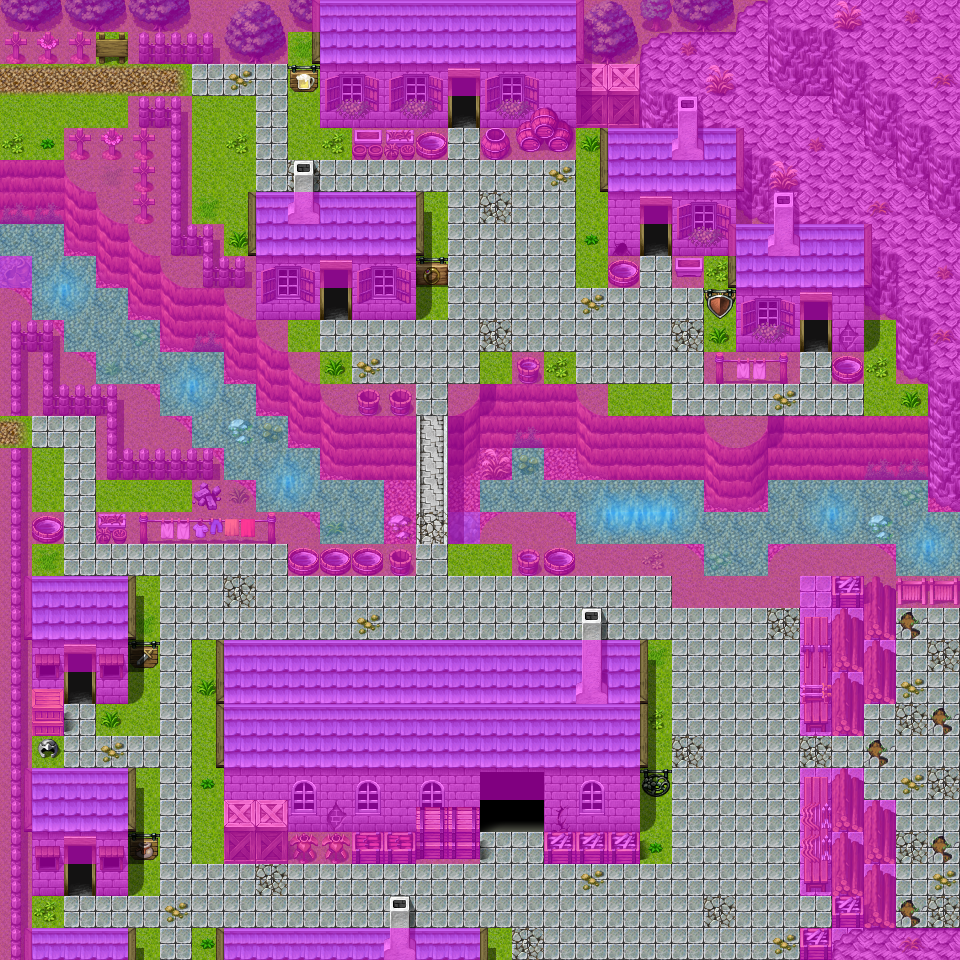

The image is a tile-based game level rendered from a .tmx file. Its description and source (layers, tilesets, objects; grid data summarised) follow:
An orthogonal 30x30 tile map with 32x32 px tiles, 5 tile layers (Ground, Objects_9, Above_3, Top, ...), 6 hidden layers not drawn, 18 tilesets and 33 objects (16x mapchange, 10x spawn, 3x key, 2x replace, script, ...).

<map version="1.0" orientation="orthogonal" width="30" height="30" tilewidth="32" tileheight="32">
    <tileset firstgid="1" name="map_6" tilewidth="32" tileheight="32">
        <image source="../drawable/map_6.png" width="256" height="256" />
    </tileset>
    <tileset firstgid="65" name="map_21" tilewidth="32" tileheight="32">
        <image source="../drawable/map_21.png" width="256" height="256" />
    </tileset>
    <tileset firstgid="129" name="map_0" tilewidth="32" tileheight="32">
        <image source="../drawable/map_0.png" width="256" height="256" />
    </tileset>
    <tileset firstgid="193" name="map_19" tilewidth="32" tileheight="32">
        <image source="../drawable/map_19.png" width="256" height="256" />
    </tileset>
    <tileset firstgid="257" name="map_7" tilewidth="32" tileheight="32">
        <image source="../drawable/map_7.png" width="256" height="256" />
    </tileset>
    <tileset firstgid="321" name="map_4" tilewidth="32" tileheight="32">
        <image source="../drawable/map_4.png" width="256" height="256" />
    </tileset>
    <tileset firstgid="385" name="map_3" tilewidth="32" tileheight="32">
        <image source="../drawable/map_3.png" width="256" height="256" />
    </tileset>
    <tileset firstgid="449" name="map_16" tilewidth="32" tileheight="32">
        <image source="../drawable/map_16.png" width="256" height="256" />
    </tileset>
    <tileset firstgid="513" name="map_5" tilewidth="32" tileheight="32">
        <image source="../drawable/map_5.png" width="256" height="256" />
    </tileset>
    <tileset firstgid="577" name="map_9" tilewidth="32" tileheight="32">
        <image source="../drawable/map_9.png" width="256" height="256" />
    </tileset>
    <tileset firstgid="641" name="map_17" tilewidth="32" tileheight="32">
        <image source="../drawable/map_17.png" width="256" height="256" />
    </tileset>
    <tileset firstgid="705" name="map_1" tilewidth="32" tileheight="32">
        <image source="../drawable/map_1.png" width="256" height="256" />
    </tileset>
    <tileset firstgid="769" name="map_12" tilewidth="32" tileheight="32">
        <image source="../drawable/map_12.png" width="256" height="256" />
    </tileset>
    <tileset firstgid="833" name="map_8" tilewidth="32" tileheight="32">
        <image source="../drawable/map_8.png" width="256" height="256" />
    </tileset>
    <tileset firstgid="897" name="map_11" tilewidth="32" tileheight="32">
        <image source="../drawable/map_11.png" width="256" height="256" />
    </tileset>
    <tileset firstgid="961" name="map_20" tilewidth="32" tileheight="32">
        <image source="../drawable/map_20.png" width="256" height="256" />
    </tileset>
    <tileset firstgid="1025" name="map_2" tilewidth="32" tileheight="32">
        <image source="../drawable/map_2.png" width="256" height="256" />
    </tileset>
    <tileset firstgid="1089" name="map_10" tilewidth="32" tileheight="32">
        <image source="../drawable/map_10.png" width="256" height="256" />
    </tileset>
    <layer name="Ground" width="30" height="30">
        <data>[900 cells, 900 non-empty, 21 distinct tile ids]</data>
    </layer>
    <layer name="Ground_9" width="30" height="30" visible="0">
        <data>[900 cells, 900 non-empty, 21 distinct tile ids]</data>
    </layer>
    <layer name="Ground_3" width="30" height="30" visible="0">
        <data>[900 cells, 900 non-empty, 18 distinct tile ids]</data>
    </layer>
    <layer name="Objects" width="30" height="30" visible="0">
        <data>[900 cells, 389 non-empty, 105 distinct tile ids]</data>
    </layer>
    <layer name="Objects_9" width="30" height="30">
        <data>[900 cells, 392 non-empty, 105 distinct tile ids]</data>
    </layer>
    <layer name="Objects_3" width="30" height="30" visible="0">
        <data>[900 cells, 347 non-empty, 91 distinct tile ids]</data>
    </layer>
    <layer name="Above" width="30" height="30" visible="0">
        <data>[900 cells, 98 non-empty, 32 distinct tile ids]</data>
    </layer>
    <layer name="Above_9" width="30" height="30" visible="0">
        <data>[900 cells, 97 non-empty, 31 distinct tile ids]</data>
    </layer>
    <layer name="Above_3" width="30" height="30">
        <data>[900 cells, 154 non-empty, 29 distinct tile ids]</data>
    </layer>
    <layer name="Top" width="30" height="30">
        <data>[900 cells, 5 non-empty, 1 distinct tile ids]</data>
    </layer>
    <layer name="Walkable" width="30" height="30">
        <data>[900 cells, 509 non-empty, 1 distinct tile ids]</data>
    </layer>
    <objectgroup name="Mapevents">
        <!-- 18 objects omitted --></objectgroup>
    <objectgroup name="Spawn">
        <!-- 10 objects omitted --></objectgroup>
    <objectgroup name="Keys">
        <!-- 3 objects omitted --></objectgroup>
    <objectgroup name="Replace">
        <!-- 2 objects omitted --></objectgroup>
</map>
<!-- 33 of 33 objects omitted -->
